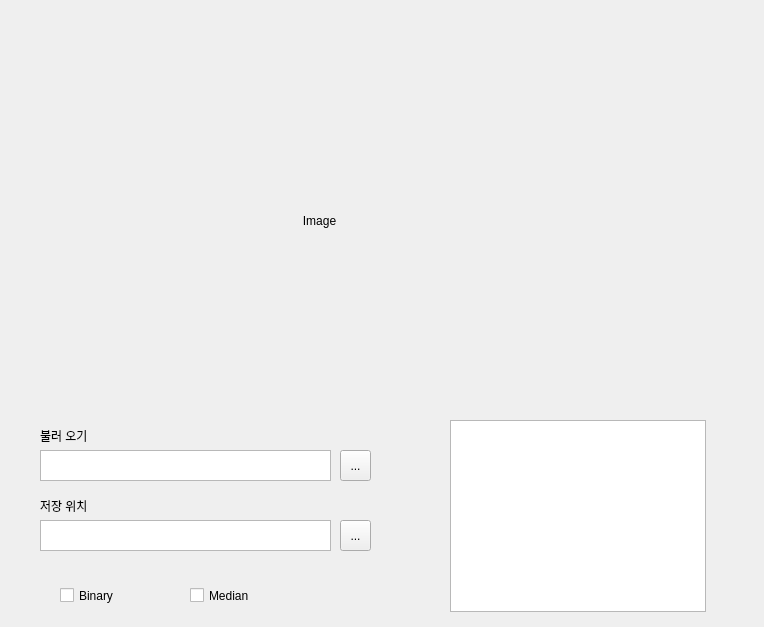
<?xml version="1.0" encoding="UTF-8"?>
<ui version="4.0">
 <class>Dialog</class>
 <widget class="QDialog" name="Dialog">
  <property name="geometry">
   <rect>
    <x>0</x>
    <y>0</y>
    <width>764</width>
    <height>627</height>
   </rect>
  </property>
  <property name="windowTitle">
   <string>Dialog</string>
  </property>
  <widget class="QToolButton" name="finder_Btn">
   <property name="geometry">
    <rect>
     <x>340</x>
     <y>450</y>
     <width>31</width>
     <height>31</height>
    </rect>
   </property>
   <property name="text">
    <string>...</string>
   </property>
  </widget>
  <widget class="QTextEdit" name="file_position">
   <property name="geometry">
    <rect>
     <x>40</x>
     <y>450</y>
     <width>291</width>
     <height>31</height>
    </rect>
   </property>
   <property name="html">
    <string>&lt;!DOCTYPE HTML PUBLIC &quot;-//W3C//DTD HTML 4.0//EN&quot; &quot;http://www.w3.org/TR/REC-html40/strict.dtd&quot;&gt;
&lt;html&gt;&lt;head&gt;&lt;meta name=&quot;qrichtext&quot; content=&quot;1&quot; /&gt;&lt;style type=&quot;text/css&quot;&gt;
p, li { white-space: pre-wrap; }
&lt;/style&gt;&lt;/head&gt;&lt;body style=&quot; font-family:'Gulim'; font-size:9pt; font-weight:400; font-style:normal;&quot;&gt;
&lt;p style=&quot;-qt-paragraph-type:empty; margin-top:0px; margin-bottom:0px; margin-left:0px; margin-right:0px; -qt-block-indent:0; text-indent:0px;&quot;&gt;&lt;br /&gt;&lt;/p&gt;&lt;/body&gt;&lt;/html&gt;</string>
   </property>
  </widget>
  <widget class="QLabel" name="label">
   <property name="geometry">
    <rect>
     <x>10</x>
     <y>40</y>
     <width>741</width>
     <height>361</height>
    </rect>
   </property>
   <property name="text">
    <string>                                                                                        Image</string>
   </property>
  </widget>
  <widget class="QTextEdit" name="save_position">
   <property name="geometry">
    <rect>
     <x>40</x>
     <y>520</y>
     <width>291</width>
     <height>31</height>
    </rect>
   </property>
   <property name="html">
    <string>&lt;!DOCTYPE HTML PUBLIC &quot;-//W3C//DTD HTML 4.0//EN&quot; &quot;http://www.w3.org/TR/REC-html40/strict.dtd&quot;&gt;
&lt;html&gt;&lt;head&gt;&lt;meta name=&quot;qrichtext&quot; content=&quot;1&quot; /&gt;&lt;style type=&quot;text/css&quot;&gt;
p, li { white-space: pre-wrap; }
&lt;/style&gt;&lt;/head&gt;&lt;body style=&quot; font-family:'Gulim'; font-size:9pt; font-weight:400; font-style:normal;&quot;&gt;
&lt;p style=&quot;-qt-paragraph-type:empty; margin-top:0px; margin-bottom:0px; margin-left:0px; margin-right:0px; -qt-block-indent:0; text-indent:0px;&quot;&gt;&lt;br /&gt;&lt;/p&gt;&lt;/body&gt;&lt;/html&gt;</string>
   </property>
  </widget>
  <widget class="QToolButton" name="save_Btn">
   <property name="geometry">
    <rect>
     <x>340</x>
     <y>520</y>
     <width>31</width>
     <height>31</height>
    </rect>
   </property>
   <property name="text">
    <string>...</string>
   </property>
  </widget>
  <widget class="QLabel" name="label_3">
   <property name="geometry">
    <rect>
     <x>40</x>
     <y>430</y>
     <width>56</width>
     <height>12</height>
    </rect>
   </property>
   <property name="text">
    <string>불러 오기</string>
   </property>
  </widget>
  <widget class="QLabel" name="label_4">
   <property name="geometry">
    <rect>
     <x>40</x>
     <y>500</y>
     <width>56</width>
     <height>12</height>
    </rect>
   </property>
   <property name="text">
    <string>저장 위치</string>
   </property>
  </widget>
  <widget class="QCheckBox" name="Binary_Btn">
   <property name="geometry">
    <rect>
     <x>60</x>
     <y>580</y>
     <width>91</width>
     <height>31</height>
    </rect>
   </property>
   <property name="text">
    <string>Binary</string>
   </property>
  </widget>
  <widget class="QCheckBox" name="Median_Btn">
   <property name="geometry">
    <rect>
     <x>190</x>
     <y>580</y>
     <width>111</width>
     <height>31</height>
    </rect>
   </property>
   <property name="text">
    <string>Median</string>
   </property>
  </widget>
  <widget class="QListView" name="listView">
   <property name="geometry">
    <rect>
     <x>450</x>
     <y>420</y>
     <width>256</width>
     <height>192</height>
    </rect>
   </property>
  </widget>
 </widget>
 <resources/>
 <connections/>
</ui>
